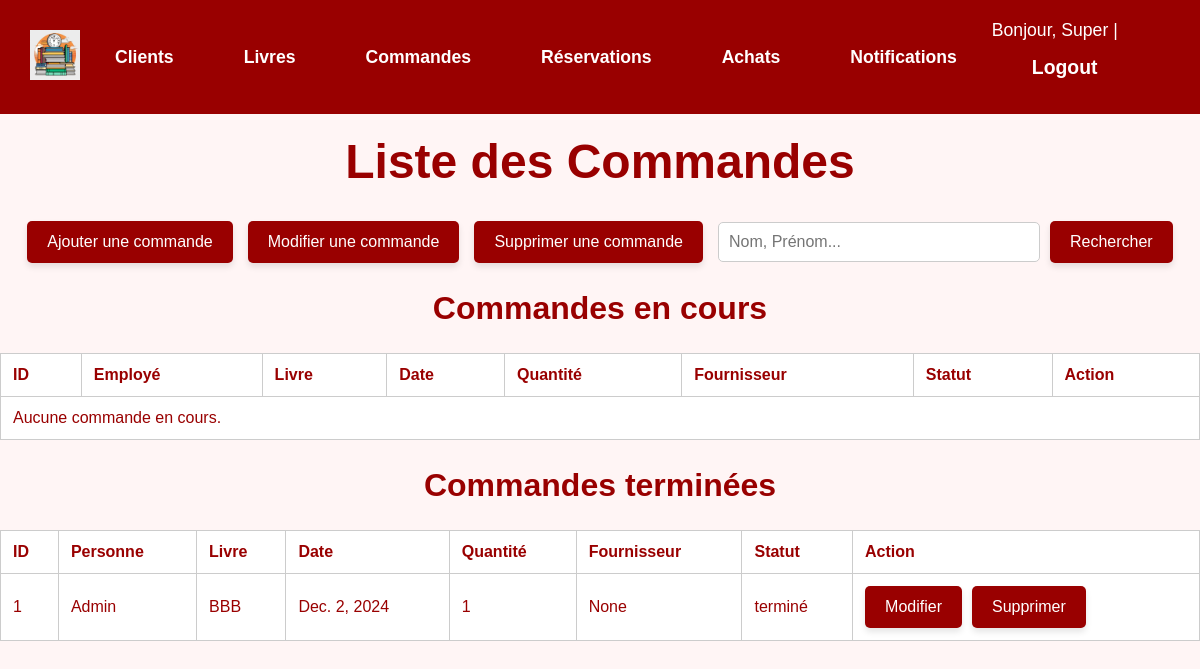
The app's page /commandes/ (signed in), older data.
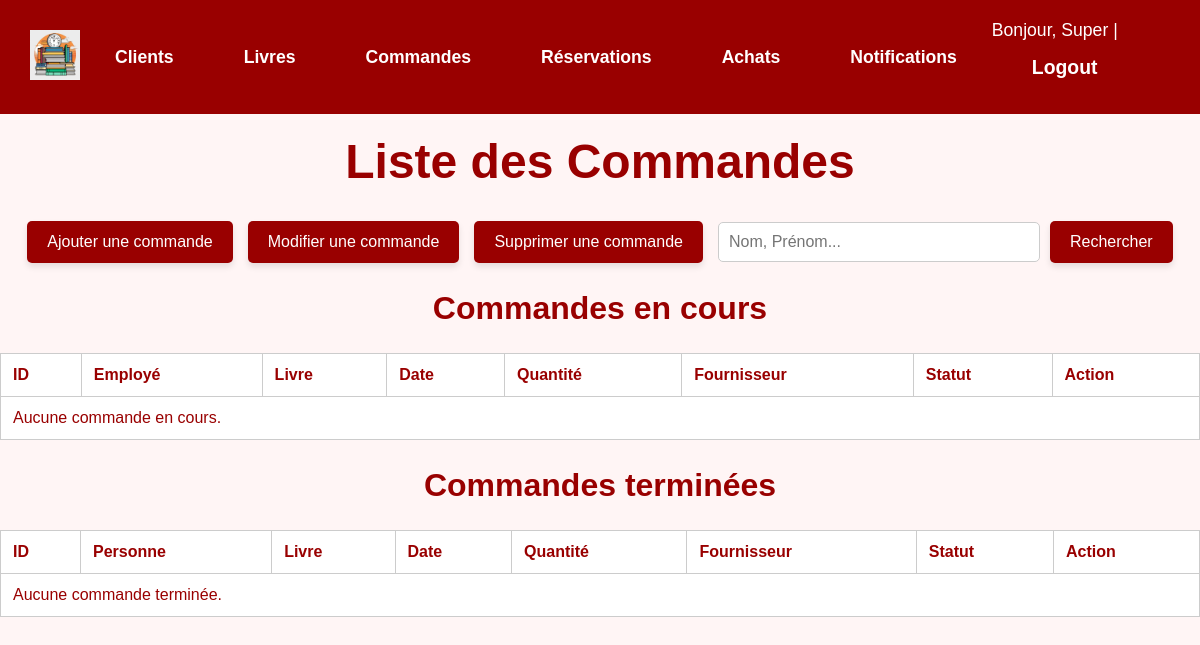
The same page, newer data.
### gui/models.py (models this page shows, shortened)
class Commander(models.Model):
    STATUT_CHOICES = [
        ('en cours', 'En cours'),
        ('terminé', 'Terminé'),
    ]
    personne = models.ForeignKey(Personne, on_delete=models.CASCADE)
    livre = models.ForeignKey(Livre, on_delete=models.CASCADE)
    date_commande = models.DateField(default=datetime.date.today)
    quantite = models.PositiveIntegerField()
    fournisseur = models.ForeignKey(Fournisseur, null=True, blank=True, on_delete=models.SET_NULL)  # Replace 1 with the actual Fournisseur ID
    statut = models.CharField(max_length=50, choices=STATUT_CHOICES, default='en cours')
    class Meta:
        db_table = 'Commander'

class Personne(AbstractBaseUser, PermissionsMixin):
    nom = models.CharField(max_length=100)
    prenom = models.CharField(max_length=100)
    date_naissance = models.DateField()
    telephone = models.CharField(max_length=15)
    email = models.EmailField(max_length=50, primary_key=True)  # Champ unique pour l'identification
    date_creation = models.DateField(auto_now_add=True)
    solde = models.DecimalField(max_digits=10, decimal_places=2)
    adresse = models.ForeignKey('Adresse', on_delete=models.CASCADE)
    role = models.ForeignKey('Role', on_delete=models.CASCADE)
    is_active = models.BooleanField(default=True)
    is_staff = models.BooleanField(default=False)
    is_superuser = models.BooleanField(default=False)
    objects = PersonneManager()
    USERNAME_FIELD = 'email'  # Utiliser l'email comme identifiant unique
    REQUIRED_FIELDS = ['nom', 'prenom']
    class Meta:
        db_table = 'Personne'
    from decimal import Decimal  # Import pour des calculs précis

class Livre(models.Model):
    isbn13 = models.CharField(max_length=13, primary_key=True)
    titre = models.CharField(max_length=255)
    type = models.CharField(max_length=50, blank=True, null=True)
    genre_litteraire = models.CharField(max_length=100,blank=True, null=True)
    sous_genre = models.CharField(max_length=100,blank=True, null=True)
    langue = models.CharField(max_length=50,blank=True, null=True)
    format = models.CharField(max_length=50,blank=True, null=True)
    nombre_pages = models.IntegerField(blank=True,null=True)
    dimensions = models.CharField(max_length=50,blank=True,null=True)
    date_parution = models.DateField(blank=True,null=True)
    localisation = models.CharField(max_length=100,blank=True,null=True)
    synopsis = models.TextField(blank=True,null=True)
    prix = models.DecimalField(max_digits=10, decimal_places=2, default=Decimal('0.00'))
    url_reference = models.URLField(blank=True, null=True)
    quantite_disponible = models.IntegerField()
    quantite_totale = models.IntegerField()
    quantite_minimale = models.IntegerField()
    editeur = models.ForeignKey(Editeur, on_delete=models.CASCADE)
    class Meta:
        db_table = 'Livre'

### gui/views.py (the view)
# urls.py: path('commandes/', CommanderList.as_view(), name='commandes_list'),
class CommanderList(StaffRequiredMixin, ListView):
    model = Commander
    template_name = 'gui/lister_commandes.html'
    context_object_name = 'commandes'
    def get_queryset(self):
        sort_by = self.request.GET.get('sort_by', 'date_commande')  # Par défaut : tri par date_commande
        order = self.request.GET.get('order', 'asc')  # Par défaut : ordre ascendant
        sort_prefix = '' if order == 'asc' else '-'
        sorting_options = {
            'id':'id',
            'date':'date_commande',
            'quantite':'quantite',
        }
        queryset = super().get_queryset()
        if sort_by in sorting_options:
            queryset = queryset.order_by(f"{sort_prefix}{sorting_options[sort_by]}")
        return queryset
    def get_context_data(self, **kwargs):
        context = super().get_context_data(**kwargs)
        commandes_en_cours = Commander.objects.filter(statut='en cours')
        commandes_terminees = Commander.objects.filter(statut='terminé')
        sort_by = self.request.GET.get('sort_by', 'date_commande')
        order = self.request.GET.get('order', 'asc')
        sort_prefix = '' if order == 'asc' else '-'
        commandes_en_cours = commandes_en_cours.order_by(f"{sort_prefix}{sort_by}")
        commandes_terminees = commandes_terminees.order_by(f"{sort_prefix}{sort_by}")
        context['commandes_en_cours'] = commandes_en_cours
        context['commandes_terminees'] = commandes_terminees
        return context

### gui/views.py (called while the page is built)
    def test_func(self):
        return self.request.user.is_staff

### templates/gui/lister_commandes.html (shortened to what the changed rows need)
{% load static %}
<!DOCTYPE html>
<html lang="fr">
<head>
</head>
<body>
    <h1 style="color: #990000; text-align: center; font-size: 3em; margin-top: 20px;">Liste des Commandes</h1>
    <h2 style="color: #990000; text-align: center; font-size: 2em;">Commandes en cours</h2>
    <table>
        <thead>
            <tr>
                <th><a href="?sort_by=id&order={% if request.GET.sort_by == 'id' and request.GET.order == 'asc' %}desc{% else %}asc{% endif %}">ID</a></th>
                <th><a href="?sort_by=personne&order={% if request.GET.order == 'asc' %}desc{% else %}asc{% endif %}">Employé</a></th>
                <th><a href="?sort_by=livre&order={% if request.GET.order == 'asc' %}desc{% else %}asc{% endif %}">Livre</a></th>
                <th><a href="?sort_by=date_commande&order={% if request.GET.sort_by == 'quantite' and request.GET.sort_by == 'date' and request.GET.order == 'asc' %}desc{% else %}asc{% endif %}">Date</a></th>
                <th><a href="?sort_by=quantite&order={% if request.GET.order == 'asc' %}desc{% else %}asc{% endif %}">Quantité</a></th>
                <th><a href="?sort_by=fournisseur&order={% if request.GET.order == 'asc' %}desc{% else %}asc{% endif %}">Fournisseur</a></th>
                <th><a href="?sort_by=statut&order={% if request.GET.order == 'asc' %}desc{% else %}asc{% endif %}">Statut</a></th>
                <th>Action</th>
            </tr>
        </thead>
    </table>
    <h2 style="color: #990000; text-align: center; font-size: 2em;">Commandes terminées</h2>
    <table>
        <thead>
            <tr>
                <th><a href="?sort_by=id&order={% if request.GET.order == 'asc' %}desc{% else %}asc{% endif %}">ID</a></th>
                <th><a href="?sort_by=personne&order={% if request.GET.order == 'asc' %}desc{% else %}asc{% endif %}">Personne</a></th>
                <th><a href="?sort_by=livre&order={% if request.GET.order == 'asc' %}desc{% else %}asc{% endif %}">Livre</a></th>
                <th><a href="?sort_by=date_commande&order={% if request.GET.order == 'asc' %}desc{% else %}asc{% endif %}">Date</a></th>
                <th><a href="?sort_by=quantite&order={% if request.GET.order == 'asc' %}desc{% else %}asc{% endif %}">Quantité</a></th>
                <th><a href="?sort_by=fournisseur&order={% if request.GET.order == 'asc' %}desc{% else %}asc{% endif %}">Fournisseur</a></th>
                <th><a href="?sort_by=statut&order={% if request.GET.order == 'asc' %}desc{% else %}asc{% endif %}">Statut</a></th>
                <th>Action</th>
            </tr>
        </thead>
        <tbody>
            {% for commande in commandes_terminees %}
            <tr>
                <td>{{ commande.id }}</td>
                <td>{{ commande.personne.nom }}</td>
                <td>{{ commande.livre.titre }}</td>
                <td>{{ commande.date_commande }}</td>
                <td>{{ commande.quantite }}</td>
                <td>{{ commande.fournisseur }}</td>
                <td>{{ commande.statut }}</td>
                <td>
                    <div class="action-buttons">
                        <a href="{% url 'commandes_update' commande.id %}" class="btn-warning">Modifier</a>
                        <a href="{% url 'commandes_with_ID_delete' pk=commande.id %}" class="button">Supprimer</a>
                    </div>
                </td>
            </tr>
            {% empty %}
            <tr class="empty-message">
                <td colspan="8">Aucune commande terminée.</td>
            </tr>
            {% endfor %}
        </tbody>
    </table>
</body>
</html>

Row changes from the older to the newer data that the page shows:
removed Commander: id "1", personne.nom "Admin", livre.titre "BBB", date_commande "Dec. 2, 2024", quantite "1", fournisseur "None", statut "terminé"
Text that changed along with them:
text now shown: "Aucune commande terminée."
